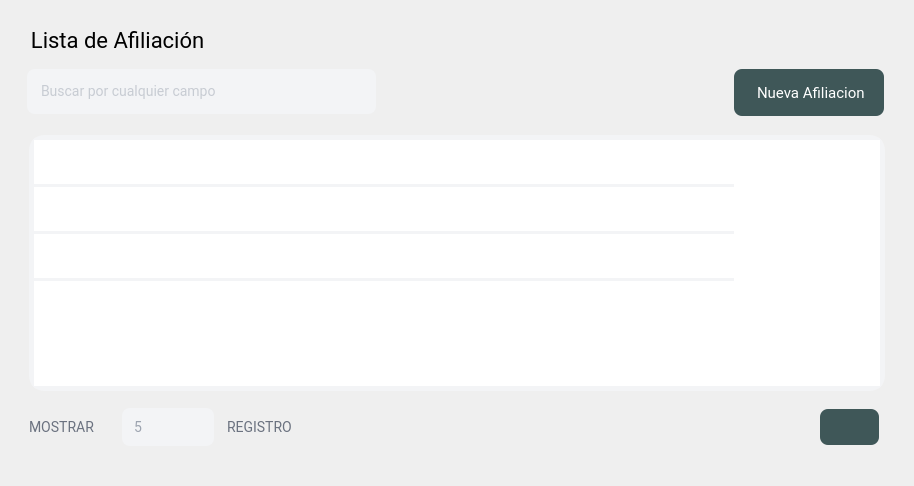
                   <widget class="QWidget" name="scrollAreaWidgetContents">
                    <property name="geometry">
                     <rect>
                      <x>0</x>
                      <y>0</y>
                      <width>914</width>
                      <height>486</height>
                     </rect>
                    </property>
                    <property name="styleSheet">
                     <string notr="true">#scrollAreaWidgetContents{background-color: rgb(255, 255, 255); border-radius:10px}

</string>
                    </property>
                    <layout class="QGridLayout" name="gridLayout_6">
                     <item row="0" column="0">
                      <widget class="QFrame" name="frp1">
                       <property name="minimumSize">
                        <size>
                         <width>0</width>
                         <height>0</height>
                        </size>
                       </property>
                       <property name="styleSheet">
                        <string notr="true"/>
                       </property>
                       <property name="frameShape">
                        <enum>QFrame::NoFrame</enum>
                       </property>
                       <property name="frameShadow">
                        <enum>QFrame::Plain</enum>
                       </property>
                       <layout class="QGridLayout" name="gridLayout_8">
                        <property name="leftMargin">
                         <number>9</number>
                        </property>
                        <property name="topMargin">
                         <number>16</number>
                        </property>
                        <property name="spacing">
                         <number>6</number>
                        </property>
                        <item row="0" column="0">
                         <widget class="QLabel" name="label_2">
                          <property name="styleSheet">
                           <string notr="true">font-family: Roboto;
font-style: normal;
font-weight: normal;
font-size: 22px;
line-height: 28px;
letter-spacing: 0.02em;

color: #000000;</string>
                          </property>
                          <property name="text">
                           <string>  Lista de Afiliación</string>
                          </property>
                         </widget>
                        </item>
                        <item row="3" column="0">
                         <widget class="QFrame" name="frame_7">
                          <property name="minimumSize">
                           <size>
                            <width>0</width>
                            <height>60</height>
                           </size>
                          </property>
                          <property name="maximumSize">
                           <size>
                            <width>16777215</width>
                            <height>60</height>
                           </size>
                          </property>
                          <property name="styleSheet">
                           <string notr="true">QLabel{font-family: Roboto;
font-style: normal;
font-weight: normal;
font-size: 14px;
line-height: 14px;
/* identical to box height */

letter-spacing: 0.04em;
text-transform: uppercase;

/* Gray/500 - text-medium */

color: #6B7280;}

QPushButton{
font-family: Roboto;
font-style: normal;
font-weight: normal;
font-size: 15px;
letter-spacing: 0.02em;
color:white;
padding:8px;
background: #3f5758;
border-radius: 8px;}

QPushButton:hover{background: #3f5758;
border-radius: 8px; }
</string>
                          </property>
                          <property name="frameShadow">
                           <enum>QFrame::Plain</enum>
                          </property>
                          <layout class="QHBoxLayout" name="horizontalLayout_5">
                           <property name="spacing">
                            <number>13</number>
                           </property>
                           <property name="leftMargin">
                            <number>9</number>
                           </property>
                           <property name="topMargin">
                            <number>0</number>
                           </property>
                           <property name="rightMargin">
                            <number>9</number>
                           </property>
                           <property name="bottomMargin">
                            <number>18</number>
                           </property>
                           <item>
                            <widget class="QLabel" name="label_4">
                             <property name="minimumSize">
                              <size>
                               <width>80</width>
                               <height>0</height>
                              </size>
                             </property>
                             <property name="maximumSize">
                              <size>
                               <width>58</width>
                               <height>16777215</height>
                              </size>
                             </property>
                             <property name="styleSheet">
                              <string notr="true"/>
                             </property>
                             <property name="text">
                              <string>MOSTRAR</string>
                             </property>
                            </widget>
                           </item>
                           <item>
                            <widget class="QComboBox" name="cbox_rango">
                             <property name="minimumSize">
                              <size>
                               <width>92</width>
                               <height>38</height>
                              </size>
                             </property>
                             <property name="maximumSize">
                              <size>
                               <width>92</width>
                               <height>38</height>
                              </size>
                             </property>
                             <property name="cursor">
                              <cursorShape>PointingHandCursor</cursorShape>
                             </property>
                             <property name="styleSheet">
                              <string notr="true">
QComboBox{
font-family: Roboto;
font-style: normal;
font-weight: normal;
font-size: 14px;
letter-spacing: 0.02em;
background: #F3F4F6;
color:#9CA3AF;
border-radius:8px;
padding:10px;
combobox-popup: 0;
border: 2px solid #F3F4F6;

}


QComboBox::drop-down
{
    width: 20px;
    border-left-width: 1px;
	padding: 10px 10px 10px 20px;
 }


QComboBox QAbstractItemView {
	color:#9CA3AF;
	font-size:14px;
	background-color: #F3F4F6;
	selection-background-color:#3f5758;
	selection-color:#ffffff;
	outline: 0px;
   border: 1px solid #3f5758;
 border-radius:8px;
padding:10px
}



QComboBox::down-arrow
{
	image: url(:/menu/contraerabajo.png);
     width: 11px;
     height: 11px;
}

QComboBox::focus{
background: #FFFFFF;
border: 2px solid #3f5758;
border-radius: 8px;
}




</string>
                             </property>
                             <item>
                              <property name="text">
                               <string>5</string>
                              </property>
                             </item>
                             <item>
                              <property name="text">
                               <string>10</string>
                              </property>
                             </item>
                             <item>
                              <property name="text">
                               <string>50</string>
                              </property>
                             </item>
                            </widget>
                           </item>
                           <item>
                            <widget class="QLabel" name="label_5">
                             <property name="styleSheet">
                              <string notr="true"/>
                             </property>
                             <property name="text">
                              <string>REGISTRO</string>
                             </property>
                            </widget>
                           </item>
                           <item>
                            <widget class="QPushButton" name="btn_recargar">
                             <property name="minimumSize">
                              <size>
                               <width>59</width>
                               <height>36</height>
                              </size>
                             </property>
                             <property name="maximumSize">
                              <size>
                               <width>59</width>
                               <height>36</height>
                              </size>
                             </property>
                             <property name="cursor">
                              <cursorShape>PointingHandCursor</cursorShape>
                             </property>
                             <property name="focusPolicy">
                              <enum>Qt::NoFocus</enum>
                             </property>
                             <property name="toolTip">
                              <string>Actualizar registro</string>
                             </property>
                             <property name="styleSheet">
                              <string notr="true"/>
                             </property>
                             <property name="text">
                              <string/>
                             </property>
                             <property name="icon">
                              <iconset resource="../image/source.qrc">
                               <normaloff>:/menu/menuactualizar.png</normaloff>:/menu/menuactualizar.png</iconset>
                             </property>
                             <property name="iconSize">
                              <size>
                               <width>20</width>
                               <height>20</height>
                              </size>
                             </property>
                             <property name="flat">
                              <bool>false</bool>
                             </property>
                            </widget>
                           </item>
                           <item>
                            <spacer name="horizontalSpacer_8">
                             <property name="orientation">
                              <enum>Qt::Horizontal</enum>
                             </property>
                             <property name="sizeType">
                              <enum>QSizePolicy::Fixed</enum>
                             </property>
                             <property name="sizeHint" stdset="0">
                              <size>
                               <width>6</width>
                               <height>20</height>
                              </size>
                             </property>
                            </spacer>
                           </item>
                          </layout>
                         </widget>
                        </item>
                        <item row="2" column="0">
                         <widget class="QFrame" name="frame_5">
                          <property name="styleSheet">
                           <string notr="true"/>
                          </property>
                          <property name="frameShadow">
                           <enum>QFrame::Plain</enum>
                          </property>
                          <layout class="QGridLayout" name="gridLayout_7">
                           <item row="0" column="0">
                            <widget class="QTableWidget" name="tabla_principal">
                             <property name="styleSheet">
                              <string notr="true">QTableWidget {
outline: 0px;
border:5px solid #f3f4f6;
border-radius:15px;
font-family: Roboto;
font-style: normal;
font-weight: normal;
font-size: 15px;
line-height: 19px;
letter-spacing: 0.02em;
color: #6B7280;
}


/* cabezera*/
QHeaderView::section {
background-color:#f1f2f3;
border-style: none;
height:40px;
font-family: &quot;Roboto&quot;;
font-style: normal;
font-weight: normal;
font-size: 13px;
line-height: 14px;
letter-spacing: 0.04em;
text-transform: uppercase;
color: #6B7280;


}


QHeaderView::section:horizontal{
font-family: Roboto;
font-style: normal;
font-weight: normal;
font-size: 14px;
line-height: 14px;
letter-spacing: 0.04em;
text-transform: uppercase;
color: #212529;

}


QTableWidget::disabled{
    background-color:#acacac;
    border: 1px solid #32414B;
    color: #656565;
    gridline-color: #656565;}

/*bordes internos*/
QTableWidget::item {
	border-bottom: 3px solid #f3f4f6;

}

QTableWidget:item:selected{
	background:white;/*color-seleccion*/
color: #2c3d3e;
}





/*SCROLL VERTICAL*/

QScrollBar:vertical{
	background: #f3f4f6;
	width: 11px; 
	margin: 0px 0px 0px 0px;
}

QScrollBar::handle:vertical{
	background: #cdcecf;
    border-radius:3px;
	margin: 0px 0px 3px 2px;
}

QScrollBar::add-line:vertical {
	height: 0px;
}

QScrollBar::sub-line:vertical {
	height: 0 px;
}


/*SCROLL HORIZONTAL*/

QScrollBar:horizontal{
	background: #f3f4f6;
	height: 11px; 
	margin: 0px 0px 0px 0px;
}

QScrollBar::handle:horizontal{
	background: #cdcecf;
    border-radius:3px;
	margin: 3px 2px 0px 0px;
}

QScrollBar::add-line:horizontal{
	height: 0px;
}

QScrollBar::sub-line:horizontal{
	height: 0 px;
}

</string>
                             </property>
                             <property name="frameShape">
                              <enum>QFrame::NoFrame</enum>
                             </property>
                             <property name="autoScrollMargin">
                              <number>16</number>
                             </property>
                             <property name="editTriggers">
                              <set>QAbstractItemView::NoEditTriggers</set>
                             </property>
                             <property name="alternatingRowColors">
                              <bool>false</bool>
                             </property>
                             <property name="selectionMode">
                              <enum>QAbstractItemView::SingleSelection</enum>
                             </property>
                             <property name="selectionBehavior">
                              <enum>QAbstractItemView::SelectRows</enum>
                             </property>
                             <property name="verticalScrollMode">
                              <enum>QAbstractItemView::ScrollPerPixel</enum>
                             </property>
                             <property name="horizontalScrollMode">
                              <enum>QAbstractItemView::ScrollPerPixel</enum>
                             </property>
                             <property name="showGrid">
                              <bool>false</bool>
                             </property>
                             <property name="sortingEnabled">
                              <bool>false</bool>
                             </property>
                             <property name="cornerButtonEnabled">
                              <bool>true</bool>
                             </property>
                             <attribute name="horizontalHeaderVisible">
                              <bool>false</bool>
                             </attribute>
                             <attribute name="horizontalHeaderCascadingSectionResizes">
                              <bool>false</bool>
                             </attribute>
                             <attribute name="horizontalHeaderMinimumSectionSize">
                              <number>38</number>
                             </attribute>
                             <attribute name="horizontalHeaderDefaultSectionSize">
                              <number>100</number>
                             </attribute>
                             <attribute name="horizontalHeaderHighlightSections">
                              <bool>false</bool>
                             </attribute>
                             <attribute name="horizontalHeaderShowSortIndicator" stdset="0">
                              <bool>false</bool>
                             </attribute>
                             <attribute name="horizontalHeaderStretchLastSection">
                              <bool>false</bool>
                             </attribute>
                             <attribute name="verticalHeaderVisible">
                              <bool>false</bool>
                             </attribute>
                             <attribute name="verticalHeaderMinimumSectionSize">
                              <number>23</number>
                             </attribute>
                             <attribute name="verticalHeaderDefaultSectionSize">
                              <number>47</number>
                             </attribute>
                             <attribute name="verticalHeaderShowSortIndicator" stdset="0">
                              <bool>false</bool>
                             </attribute>
                             <attribute name="verticalHeaderStretchLastSection">
                              <bool>false</bool>
                             </attribute>
                             <row>
                              <property name="text">
                               <string>Nueva fila</string>
                              </property>
                             </row>
                             <row>
                              <property name="text">
                               <string>Nueva fila</string>
                              </property>
                             </row>
                             <row>
                              <property name="text">
                               <string>Nueva fila</string>
                              </property>
                             </row>
                             <column>
                              <property name="text">
                               <string>ID</string>
                              </property>
                             </column>
                             <column>
                              <property name="text">
                               <string>FECHA REGISTRO</string>
                              </property>
                             </column>
                             <column>
                              <property name="text">
                               <string>ESTUDIANTE</string>
                              </property>
                             </column>
                             <column>
                              <property name="text">
                               <string>FECHA AFILIACION</string>
                              </property>
                             </column>
                             <column>
                              <property name="text">
                               <string>PERIODO ACADEMICO</string>
                              </property>
                             </column>
                             <column>
                              <property name="text">
                               <string>TUTOR</string>
                              </property>
                             </column>
                             <column>
                              <property name="text">
                               <string>ACCIONES</string>
                              </property>
                             </column>
                            </widget>
                           </item>
                          </layout>
                         </widget>
                        </item>
                        <item row="1" column="0">
                         <widget class="QFrame" name="frame_4">
                          <property name="minimumSize">
                           <size>
                            <width>0</width>
                            <height>60</height>
                           </size>
                          </property>
                          <property name="maximumSize">
                           <size>
                            <width>16777215</width>
                            <height>60</height>
                           </size>
                          </property>
                          <property name="styleSheet">
                           <string notr="true">

QLineEdit{
font-family: Roboto;
font-style: normal;
font-weight: normal;
font-size: 14px;
letter-spacing: 0.02em;
background: #F3F4F6;
border: 2px solid #F3F4F6;
border-radius: 8px;
color:#9CA3AF;
padding:10px}


QLineEdit::focus{
background: #FFFFFF;
border: 2px solid #3f5758;
border-radius: 8px;
}

/*  BOTON */

QPushButton{
font-family: Roboto;
font-style: normal;
font-weight: normal;
font-size: 15px;
letter-spacing: 0.02em;
color:white;
padding:8px;
background: #3f5758;
border-radius: 8px;}

QPushButton:hover{background: #3f5758;
border-radius: 8px; }


/* COMBOBOX */

QComboBox{
font-family: Roboto;
font-style: normal;
font-weight: normal;
font-size: 14px;
letter-spacing: 0.02em;
background: #F3F4F6;
color:#9CA3AF;
border-radius:8px;
padding:10px;
combobox-popup: 0;
border: 2px solid #F3F4F6;

}


QComboBox::drop-down
{
    width: 20px;
    border-left-width: 1px;
	padding: 10px 10px 10px 20px;
 }


QComboBox QAbstractItemView {
	color:#9CA3AF;
	font-size:14px;
	background-color: #F3F4F6;
	selection-background-color:#344647;
	selection-color:#ffffff;
	outline: 0px;
   border: 1px solid #344647;
 border-radius:8px;
padding:10px
}



QComboBox::down-arrow
{
image: url(:/menu/contraerabajo.png);
     width: 11px;
     height: 11px;
}

QComboBox::focus{
background: #FFFFFF;
border: 2px solid #344647;
border-radius: 8px;
}






</string>
                          </property>
                          <property name="frameShadow">
                           <enum>QFrame::Plain</enum>
                          </property>
                          <layout class="QHBoxLayout" name="horizontalLayout_10">
                           <property name="spacing">
                            <number>10</number>
                           </property>
                           <property name="leftMargin">
                            <number>7</number>
                           </property>
                           <property name="topMargin">
                            <number>9</number>
                           </property>
                           <property name="rightMargin">
                            <number>10</number>
                           </property>
                           <property name="bottomMargin">
                            <number>12</number>
                           </property>
                           <item>
                            <widget class="QLineEdit" name="line_busqueda">
                             <property name="minimumSize">
                              <size>
                               <width>0</width>
                               <height>45</height>
                              </size>
                             </property>
                             <property name="maximumSize">
                              <size>
                               <width>16777215</width>
                               <height>45</height>
                              </size>
                             </property>
                             <property name="styleSheet">
                              <string notr="true"/>
                             </property>
                             <property name="placeholderText">
                              <string>Buscar por cualquier campo</string>
                             </property>
                            </widget>
                           </item>
                           <item>
                            <spacer name="horizontalSpacer_27">
                             <property name="orientation">
                              <enum>Qt::Horizontal</enum>
                             </property>
                             <property name="sizeHint" stdset="0">
                              <size>
                               <width>40</width>
                               <height>20</height>
                              </size>
                             </property>
                            </spacer>
                           </item>
                           <item>
                            <widget class="QPushButton" name="btn_nuevoafiliacion">
                             <property name="minimumSize">
                              <size>
                               <width>150</width>
                               <height>47</height>
                              </size>
                             </property>
                             <property name="maximumSize">
                              <size>
                               <width>156</width>
                               <height>150</height>
                              </size>
                             </property>
                             <property name="cursor">
                              <cursorShape>PointingHandCursor</cursorShape>
                             </property>
                             <property name="styleSheet">
                              <string notr="true"/>
                             </property>
                             <property name="text">
                              <string> Nueva Afiliacion</string>
                             </property>
                             <property name="icon">
                              <iconset resource="../image/source.qrc">
                               <normaloff>:/menu/botonadd.png</normaloff>:/menu/botonadd.png</iconset>
                             </property>
                             <property name="iconSize">
                              <size>
                               <width>15</width>
                               <height>21</height>
                              </size>
                             </property>
                            </widget>
                           </item>
                          </layout>
                         </widget>
                        </item>
                       </layout>
                      </widget>
                     </item>
                    </layout>
                   </widget>
